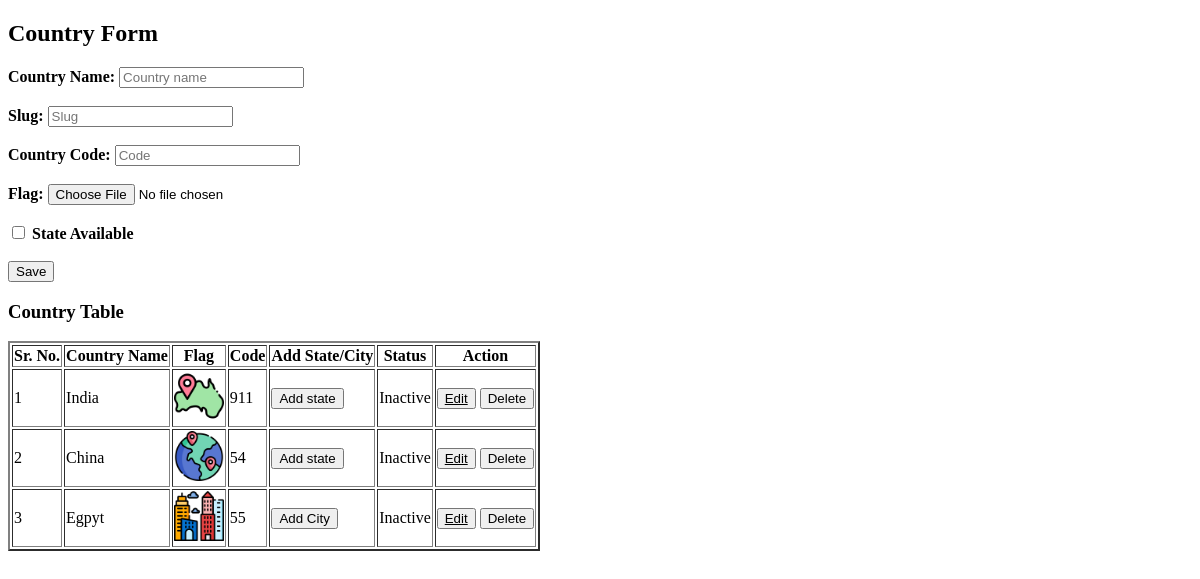
/country, run on the app's committed database.
### location_main/models.py (models this page shows, shortened)
class Base(models.Model):
    is_active = models.BooleanField(default=True)
    Created_date = models.DateTimeField(auto_now_add=True)
    Updated_date = models.DateTimeField(auto_now=True)
    uuid = models.UUIDField(default=uuid.uuid4)
    class Meta:
        abstract = True

class Country(Base):
    name = models.CharField(max_length=100)
    slug = models.SlugField(unique=True)
    code = models.CharField(max_length=10, unique=True)
    flag = models.ImageField(upload_to='flag')
    is_state_available = models.BooleanField(default=True)

### location_main/views.py (the view, shortened to what this page needs)
# urls.py: path('country',CountryView.as_view(), name='country'),
class CountryView(View):
    def get(self, request):
        countries = Country.objects.all()
        context = {'countries': countries}
        return render(request, 'country.html', context)

### template/country.html (shortened to what this page needs)
<!DOCTYPE html>
<html lang="en">
<head>
</head>
<body>
    <div class="container-xxl flex-grow-1 container-p-y">
            <div class="row">
                <div class="card mb-4">
                  <div class="card-header d-flex justify-content-between align-items-center">
                    <h2 class="mb-0">Country Form</h2>
                  </div>
                  <div class="card-body">
                    <form action="{% url 'country' %}" enctype="multipart/form-data" method="post">
                      <div class="row mb-3">
                        <div class="col-md-6">
                          <label class="form-label" for="basic-icon-default-fullname"><b>Country Name:  </b></label>
                            <input type="text" class="form-control" id="basic-icon-default-fullname" placeholder="Country name" name="country_name" required/>
                          </div>
                        </div><br>
                        <div class="col-md-6">
                          <label class="form-label" for="basic-icon-default-company"><b>Slug: </b></label>
                            <input type="text" id="basic-icon-default-company" class="form-control" placeholder="Slug"  name="slug" required />
                          </div>
                      </div><br>
                      <div class="row mb-3">
                        <div class="col-md-6">
                          <label class="form-label"><b>Country Code: </b></label>
                            <input type="number" id="basic-icon-default-email" class="form-control" placeholder="Code" name="code" required/>
                          </div>
                        </div><br>
                        <div class="col-md-6">
                          <label for="formFile" class="form-label"><b>Flag: </b></label>
                          <input class="form-control" type="file" id="formFile" name="flag" required>
                        </div>
                      </div><br>
                      <div class="form-check mt-3 mb-3">
                        <input class="form-check-input" type="checkbox" value="1" id="defaultCheck1" name="state_available"/>
                        <label class="form-check-label" for="state_available"> <b>State Available</b> </label>
                      </div><br>
                      <button type="submit" class="btn btn-primary">Save</button>
                  </div>
                </div>
            <table>
                <div class="card">
                    <h3 class="card-header">Country Table</h3>
                    <div class="table-responsive text-nowrap">
                      <table class="table" border="2px">
                        <thead>
                          <tr >
                            <th>Sr. No.</th>
                            <th>Country Name</th>
                            <th>Flag</th>
                            <th>Code</th>
                            <th>Add State/City</th>
                            <th>Status</th>
                            <th>Action</th>
                          </tr>
                          </thead>
                        {% for item in countries %}
                          <thead>
                            <td>{{ forloop.counter }}</td>
                            <td>{{ item.name }}</td>
                            <td style="height: 10px; width: 10px;">
                                <img src="{{ item.flag.url }}" alt="flag" width="50" height="50">
                            </td>
                            <td>{{ item.code }}</td>
                        {% if item.is_state_available %}
                            <td><a href="{% url 'state' %}"><button type="button" class="btn btn-outline-primary">Add state</span></td></a>
                        {% else %}
                            <td><a href="{% url 'city' %}"><button type="button" class="btn btn-outline-primary">Add City</span></td></a>
                        {% endif %}
                            <td>
                        {% if item.active %}
                            <span>Active</span>
                        {% else %}
                            <span>Inactive</span>
                        {% endif %}
                            </a></td>
                            <td>
                              <button type="button"><a href="{% url 'country_update' item.slug %}" class="btn btn-sm btn-primary" style="color: black;">Edit</a></button>
                              <button onclick="openModal('{{item.slug}}', '{{ item.name }}')">Delete</button>
                            </td>
                          </thead>
                        {% endfor %}
            </table>
    </div>
</body>
</html>

### data on the page
Country: name "India", flag (picture), code "911", is_state_available "Add state"
Country: name "China", flag (picture), code "54", is_state_available "Add state"
Country: name "Egpyt", flag (picture), code "55", is_state_available "Add City"
